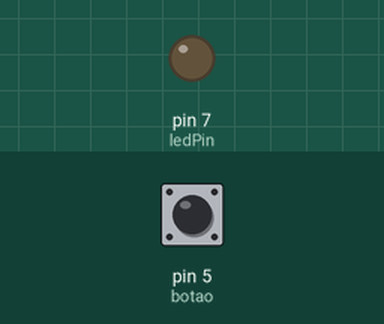
Simulated run of this sketch. Board: Arduino Uno, built with avr-gcc and run on an emulated ATmega328P. Shown: output pins drawn as LEDs (lit = HIGH). Dashed ring = blinking. Inputs (shaded band) come from the test bench; at power-on: pin 5 (botao) HIGH.

Above: at 1.2 s.
1.3 s: pin 5 (botao) pulled LOW for 1 s
At 1.75 s:
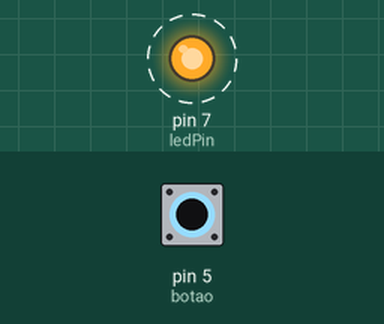
4.0 s: pin 5 (botao) pulled LOW for 0.15 s
At 5.5 s:
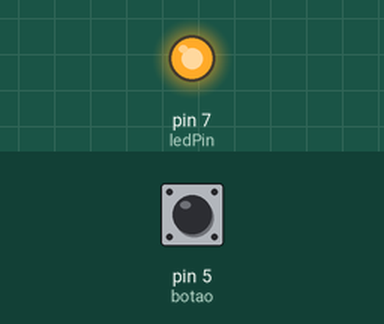
5.8 s: pin 5 (botao) pulled LOW for 3.2 s
At 10.5 s:
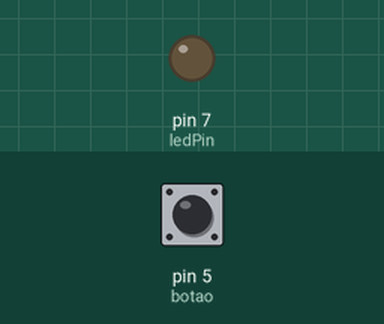
Timing chart, 0 to 12.0 s (numbered marks = the images above; inputs shaded):
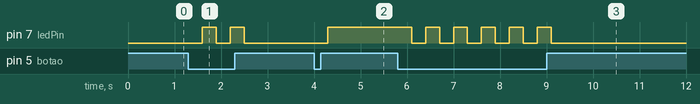

The sketch:

botaoLigaDesliga.ino
```cpp
/************************************************************************************************************************************************
                                                        CÓDIGO PARA PUSH BUTTON

  Material: Arduino / PushButton / Protoboard / Led / Resistor / Jampers
  Aluno: Jailson Correia
  Data: 27/08/2020
  Atualizado em 17/12/20 (primeira atualização)

*************************************************************************************************************************************************/

/******************************************************* MAPEAMENTO DE HARDWARE *****************************************************************/

#define botao 5
#define ledPin 7

/**************************************************************** CÓDIGO ************************************************************************/

void setup() {

  pinMode (ledPin, OUTPUT);
  pinMode (botao, INPUT_PULLUP);

}

void loop() {

  int estadoBotao = digitalRead (botao);           // Variável local ocupa menos espaço na memória
  if (estadoBotao == LOW) {                        // Quando o botão físico é precionado a porta 5 fica em estado LOW.
  delay (300);                                     // O intervalo de tempo de 300ms minimiza o efeito Bouce de acionamento do botão.
                                                   // Após verificar o estado do botão, o micro controlador vai esperar 300ms para só depois aceder o led.
  digitalWrite (ledPin, !digitalRead(ledPin));

  }
}// Final do Sketch
```

Measured:
- after the input at 1.3 s, pin 7 (ledPin): alternates HIGH for 0.30 s and LOW for 0.30 s, 4 changes in all, then stays LOW, starting after 0.30 s
- after the input at 4.0 s, pin 7 (ledPin): LOW → HIGH after 0.30 s
- after the input at 5.8 s, pin 7 (ledPin): alternates HIGH for 0.30 s and LOW for 0.30 s, 11 changes in all, then stays LOW, starting after 0.30 s
